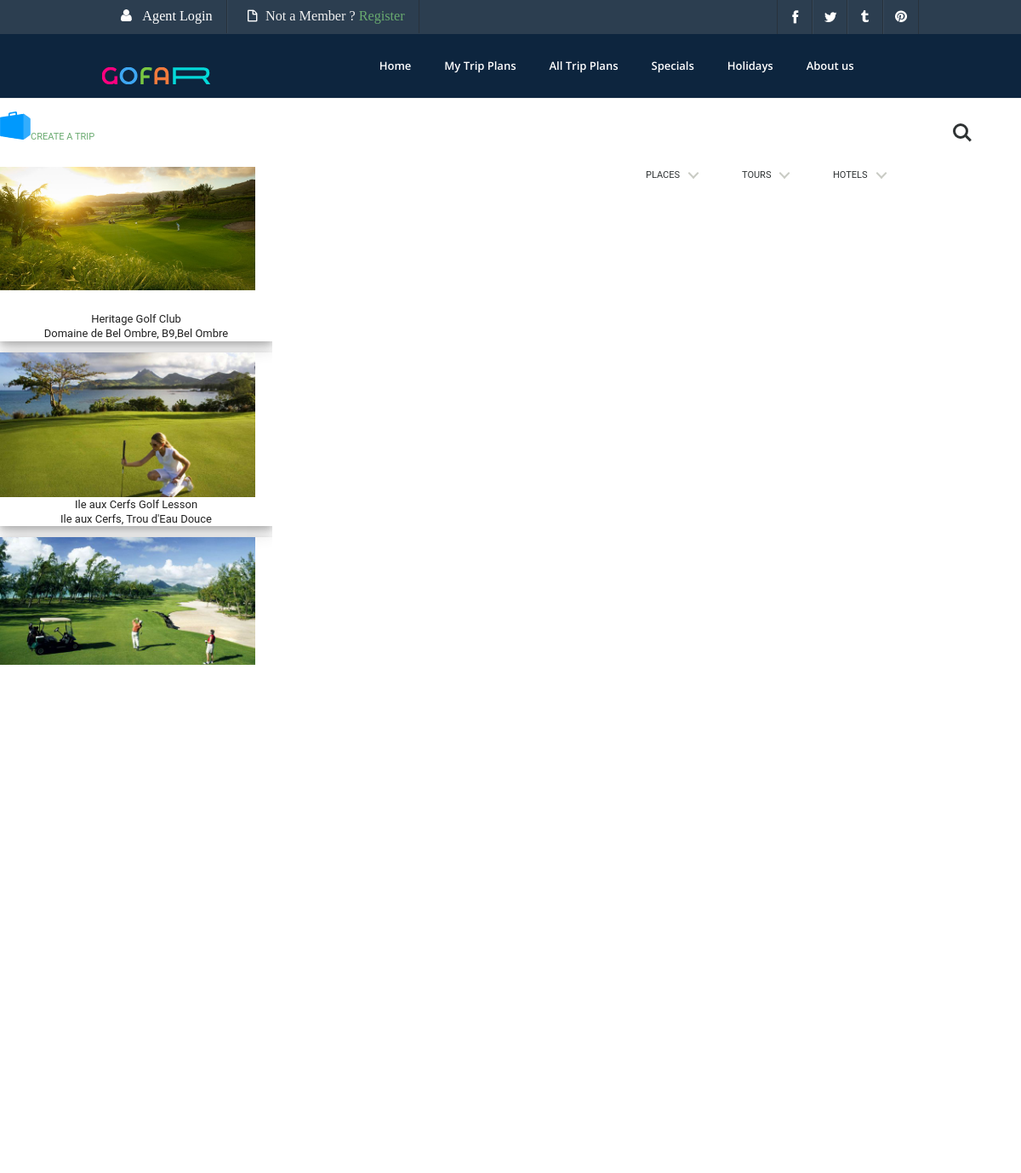
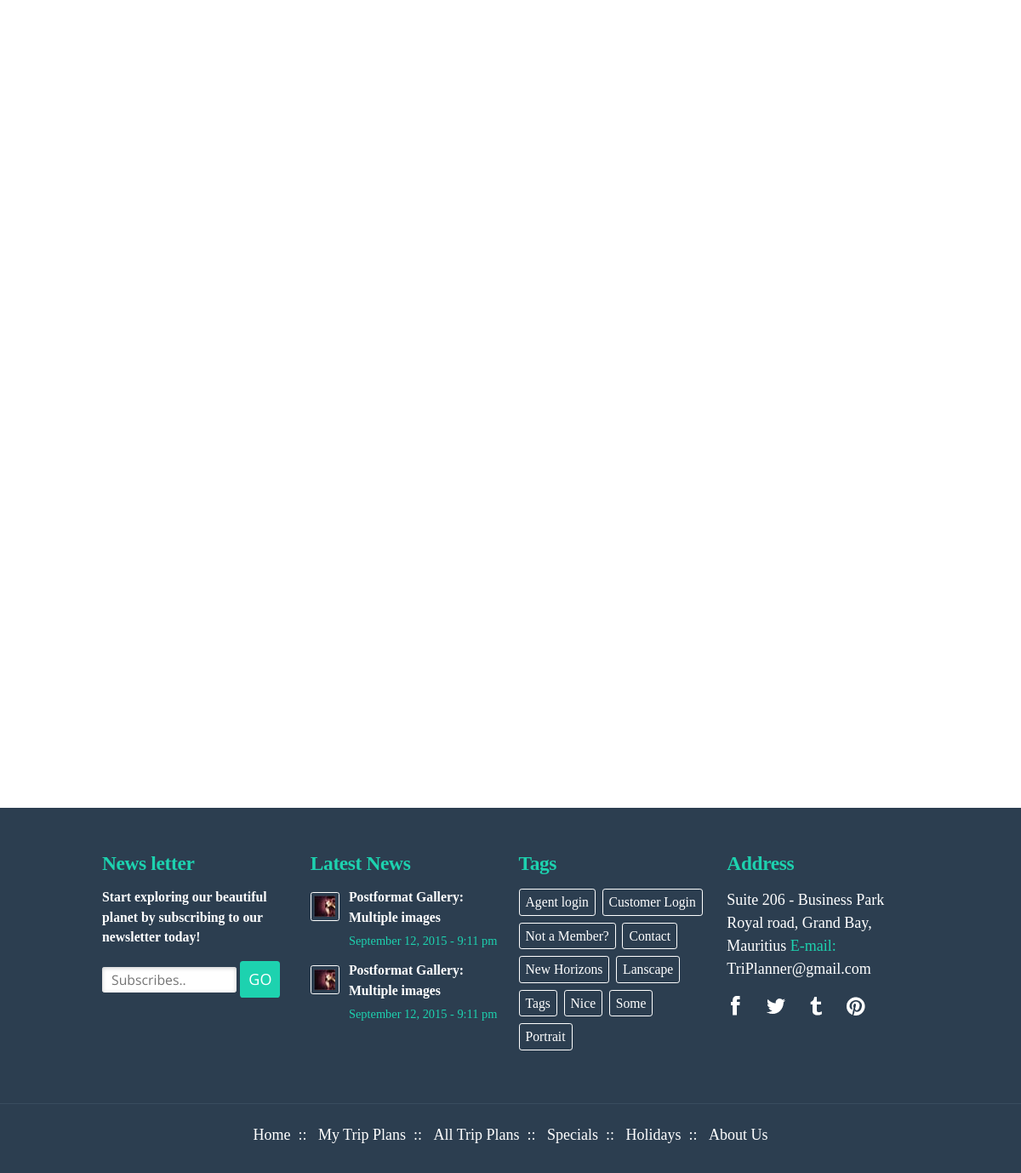
Page /trip_copy.php?type=golf  on the committed database (2 pictures, top to bottom).
### tables this page shows
CREATE TABLE IF NOT EXISTS `markers` (
  `map_id` int(11) NOT NULL AUTO_INCREMENT,
  `name` varchar(60) NOT NULL,
  `address` varchar(80) NOT NULL,
  `image` varchar(50) NOT NULL,
  `lat` float(10,6) NOT NULL,
  `long` float(10,6) NOT NULL,
  `type` varchar(30) NOT NULL,
  `openTime` time NOT NULL,
  `closeTime` time NOT NULL,
  `package` varchar(50) NOT NULL,
  `weightage` varchar(20) NOT NULL,
  `price` double NOT NULL,
  `rating` double NOT NULL,
  `region` varchar(50) NOT NULL,
  `category` varchar(20) NOT NULL,
  PRIMARY KEY (`map_id`)
);

### trip_copy.php (the view, shortened to what this page needs)
<!DOCTYPE HTML>
<html>
	<head>
		<link href="css/style.css" rel='stylesheet' type='text/css' >
		<link href="css/marker.css" rel='stylesheet' type='text/css' >
		<link href="css/modal.css" rel='stylesheet' type='text/css' >
		<link rel="stylesheet" href="font-awesome-4.4.0/css/font-awesome.min.css">
		<link rel="stylesheet" href="css/reset.css">
		<link rel="stylesheet" href="css/site.css">
		<link href="css/map.css" rel='stylesheet' type='text/css' >
	</head>
	<body>
			<div class="top-header" id="header">
				<div class="wrap">
				<div class="top-header-left">
					<ul>
						<li><a href="#"><span> </span> Agent Login</a></li>
						<li><p><span> </span>Not a Member ? </p>&nbsp;<a class="reg" href="#"> Register</a></li>
					</ul>
				</div>
				<div class="top-header-right">
					<ul>
						<li><a class="face" href="#"><span> </span></a></li>
						<li><a class="twit" href="#"><span> </span></a></li>
						<li><a class="thum" href="#"><span> </span></a></li>
						<li><a class="pin" href="#"><span> </span></a></li>
					</ul>
				</div>
			</div>
			</div>
			<div class="header">
				<div class="wrap">
				<div class="logo">
					<a href="index.html"><img src="images/logo.png" title="gofar" ></a>
				</div>
				<div class="top-nav">
						<ul class="flexy-menu thick orange">
							<li><a href="index.html">Home</a></li>
							<li><a href="MyTrip.html">My Trip Plans</a>
							</li>
							<li><a href="criuses.html">All Trip Plans</a></li>
							<li><a href="destinations.html">Specials</a></li>
							<li><a href="destinations.html">Holidays</a></li>
							<li><a href="blog.html">About us</a></li>
						</ul>
				</div>
			</div>
		</div>
<div class="megamenu"  >
	<header class="cd-main-header">
 <label class="create-trip" ><img src="images/logo2-icon.svg" alt="Tripomatic"
		height="33" width="36" style="margin-top:15px;"><a href="modal.php">CREATE A TRIP</a></label></li>
		<ul class="cd-header-buttons">
			<li><a class="cd-search-trigger" href="#cd-search">Search<span></span></a></li>
		</ul>
	</header>
	<main class="cd-main-content">
		<div id="wraps">
		<div  class="bodyfigure">
		<ul id="locations">
		  <?php
		  $type=$_GET['type'];
        $con=db_connect();
          if(isset($type)){
          $sql="select * from markers where type='$type'";
			}
			else
			{
				 $sql="select * from markers";
			}
        $result = mysqli_query($con, $sql);
        if (mysqli_num_rows($result) > 0) {
          while($row = mysqli_fetch_assoc($result)) {
        $lat=$row["lat"];
        $ing=$row["long"];
        $name=$row["name"];
        $address=$row["address"];
        echo "<li data-geo-lat='$lat' data-geo-long='$ing'>";
        echo "<figure>";
    	echo "<img src='images/".$row['image']."' />";
    	echo "</figure>";
        echo "<figcaption>".$name."<br>".$address."</figcaption>";
      	echo "</li>";
      	echo "<br>";
        }
        }
       ?>
		</ul>
		</div>
		</div>
	</main>
	<nav class="cd-nav">
		<ul id="cd-primary-nav" class="cd-primary-nav is-fixed">
		<li class="has-children">
				<a href="http://codyhouse.co/?p=409">PLACES</a>
			</li>
			<li class="has-children">
				<a href="#0">TOURS</a>
			</li>
			<li class="has-children">
				<a href="http://codyhouse.co/?p=409">HOTELS</a>
			</li>
		</ul>
	</nav>
	</div>
		<div class="footer">
			<div class="wrap">
			<div class="footer-grids">
				<div class="footer-grid Newsletter">
					<h3>News letter </h3>
					<p>Start exploring our beautiful planet by subscribing to our newsletter today!</p>
					<form>
						<input type="text" placeholder="Subscribes.." > <input type="submit" value="GO" >
					</form>
				</div>
				<div class="footer-grid Newsletter">
					<h3>Latest News </h3>
					<div class="news">
						<div class="news-pic">
							<img src="images/f01.jpg" title="news-pic1" >
						</div>
						<div class="news-info">
							<a href="#">Postformat Gallery: Multiple images</a>
							<span>September 12, 2015 - 9:11 pm</span>
						</div>
					</div>
					<div class="news">
						<div class="news-pic">
							<img src="images/f01.jpg" title="news-pic1" >
						</div>
						<div class="news-info">
							<a href="#">Postformat Gallery: Multiple images</a>
							<span>September 12, 2015 - 9:11 pm</span>
						</div>
					</div>
				</div>
				<div class="footer-grid tags">
					<h3>Tags</h3>
					<ul>
						<li><a href="#">Agent login</a></li>
						<li><a href="#">Customer Login</a></li>
						<li><a href="#">Not a Member?</a></li>
						<li><a href="#">Contact</a></li>
						<li><a href="#">New Horizons</a></li>
						<li><a href="#">Lanscape</a></li>
						<li><a href="#">Tags</a></li>
						<li><a href="#">Nice</a></li>
						<li><a href="#">Some</a></li>
						<li><a href="#">Portrait</a></li>
					</ul>
				</div>
				<div class="footer-grid address">
					<h3>Address </h3>
					<div class="address-info">
						<span>Suite 206 - Business Park</span>
						<span>Royal road, Grand Bay, Mauritius</span>
						<span><i>E-mail:</i><a href="mailto:moin@blindtextgenerator.de">TriPlanner@gmail.com</a></span>
					</div>
					<div class="footer-social-icons">
						<ul>
							<li><a class="face1 simptip-position-bottom simptip-movable" data-tooltip="facebook" href="#"><span> </span></a></li>
							<li><a class="twit1 simptip-position-bottom simptip-movable" data-tooltip="twitter" href="#"><span> </span></a></li>
							<li><a class="tub1 simptip-position-bottom simptip-movable" data-tooltip="tumblr" href="#"><span> </span></a></li>
							<li><a class="pin1 simptip-position-bottom simptip-movable" data-tooltip="pinterest" href="#"><span> </span></a></li>
						</ul>
					</div>
				</div>
			</div>
			</div>
		</div>
		<div class="subfooter">
			<div class="wrap">
				<ul>
					<li><a href="index.html">Home</a><span>::</span></li>
					<li><a href="destinations.html">My Trip Plans</a><span>::</span></li>
					<li><a href="criuses.html">All Trip Plans</a><span>::</span></li>
					<li><a href="destinations.html">Specials</a><span>::</span></li>
					<li><a href="destinations.html">Holidays</a><span>::</span></li>
					<li><a href="contact.html">About Us</a></li>
				</ul>
			</div>
		</div>
	</body>
</html>

### css/modal.css (style rules this page uses)
html { height:100% }
ul,ol,li { padding:0;margin:0 }
body input[type=text],body input[type=number],body input[type=password],body textarea { border-radius:0;border:0;border-top:1px solid #bbb; height: 30px;box-shadow:0 1px 5px 0 #c7c7c7 inset;color:#000;outline:0;padding:0 10px;box-sizing:border-box;-moz-box-sizing:border-box }
body h3 { margin:0;color:#333;font-size:1.57em;letter-spacing:-0.015em }

### css/map.css (style rules this page uses)
#wraps { overflow: hidden; }
#locations { z-index: 10; background-color: white; display: inline-block; width: 320px; display: inline-block; }
#locations li { box-shadow: 0 4px 8px 0 rgba(0, 0, 0, 0.2), 0 6px 20px 0 rgba(0, 0, 0, 0.19); }
.bodyfigure { background: #fff; overflow-y:auto; overflow-x: hidden; max-height:600px; width: 320px; font-size:13px; font-family: "Helvetica Neue", sans-serif; float:left; }
figure { width: 300px; height: 170px; overflow: hidden; position: relative; }
figcaption { display: block; width: 300px; margin:0 auto; padding:@spacing; text-align: center; color: #222; background-color: rgba(0,0,0,0); transition: background-color .3s ease; line-height: 1.33em; font-family: Roboto,sans-serif; }

### rows in the picture
markers: image (picture), name "Heritage Golf Club", address "Domaine de Bel Ombre, B9,Bel Ombre"
markers: image (picture), name "Ile aux Cerfs Golf Lesson", address "Ile aux Cerfs, Trou d'Eau Douce"
markers: image (picture)
